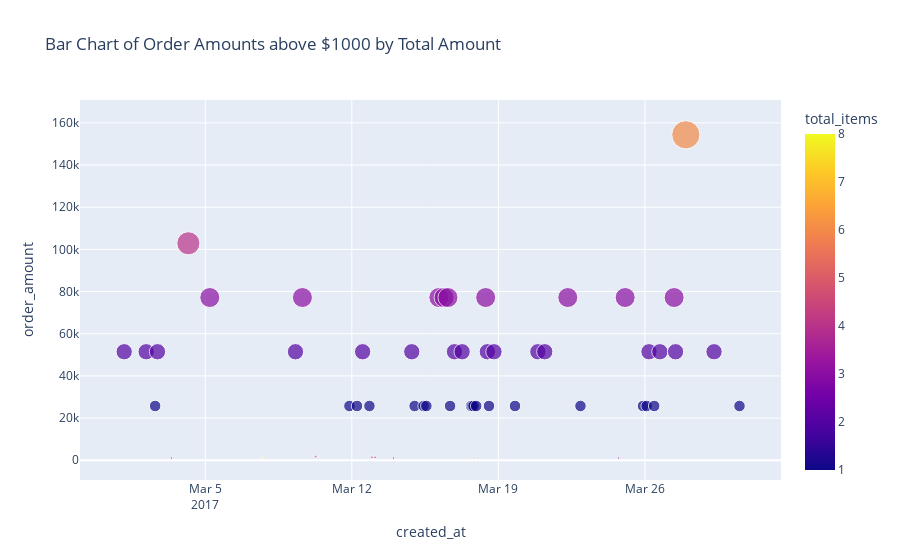

This figure's notebook cell:
### Code cell
df= data_time_indexed.loc[(data_time_indexed['order_amount'] > 1000) & (data_time_indexed['user_id'] != 607)]
px.scatter(
    df,
    x = df.index,
    y = 'order_amount',
    color= 'total_items',
    size = 'order_amount',
    title='Bar Chart of Order Amounts above $1000 by Total Amount '

)
